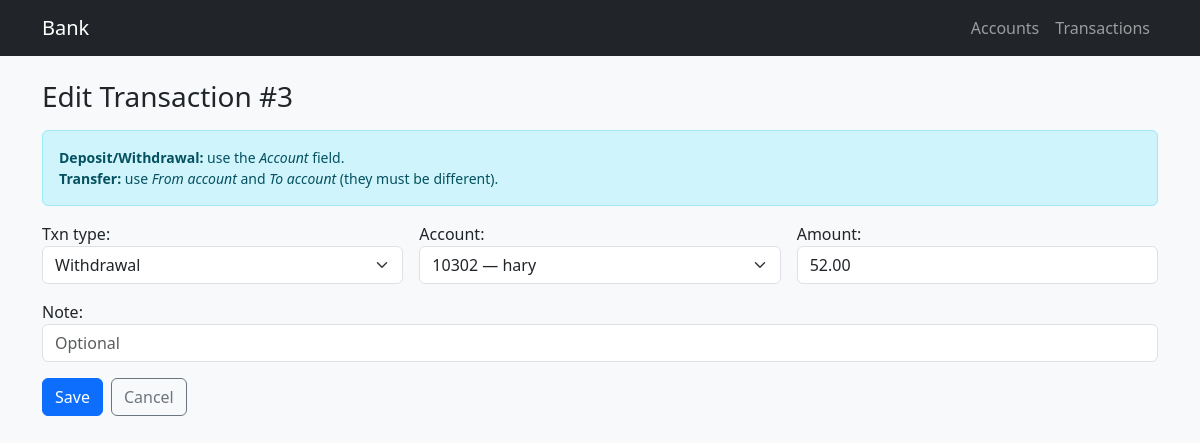
Page /BS/transactions/3/edit/ on the committed database.
### BankSystem/models.py (models this page shows, shortened)
class Transaction(models.Model):
    TXN_TYPES = [
        ("DEPOSIT", "Deposit"),
        ("WITHDRAWAL", "Withdrawal"),
        ("TRANSFER", "Transfer"),
    ]
    txn_type = models.CharField(max_length=10, choices=TXN_TYPES)
    account = models.ForeignKey(Account, on_delete=models.PROTECT, related_name="transactions", null=True, blank=True)
    from_account = models.ForeignKey(Account, on_delete=models.PROTECT, related_name="outgoing_transfers", null=True, blank=True)
    to_account = models.ForeignKey(Account, on_delete=models.PROTECT, related_name="incoming_transfers", null=True, blank=True)
    amount = models.DecimalField(max_digits=14, decimal_places=2)
    note = models.CharField(max_length=255, blank=True)
    created_at = models.DateTimeField(default=timezone.now)
    updated_at = models.DateTimeField(auto_now=True)
    class Meta:
        ordering = ["-created_at"]

### BankSystem/views.py (the view)
# urls.py: path("transactions/<int:pk>/edit/", views.transaction_update, name="transaction_update"),
@dbtxn.atomic
def transaction_update(request, pk):
    txn = get_object_or_404(Transaction, pk=pk)
    if request.method == "POST":
        old = Transaction.objects.get(pk=pk)
        form = TransactionForm(request.POST, instance=txn)
        if form.is_valid():
            _apply_effect(old, -1)
            txn = form.save()
            _apply_effect(txn, +1)
            return redirect("banksystem:transaction_list")
    else:
        form = TransactionForm(instance=txn)
    return render(request, "BankSystem/transaction_form.html", {
        "form": form, "title": f"Edit Transaction #{txn.pk}"
    })

### BankSystem/forms.py (shortened to what this page needs)
class TransactionForm(forms.ModelForm):
    class Meta:
        model = Transaction
        fields = ["txn_type", "account", "from_account", "to_account", "amount", "note"]
        widgets = {
            "txn_type": forms.Select(attrs={"class": "form-select", "hx-target": "this"}),
            "account": forms.Select(attrs={"class": "form-select"}),
            "from_account": forms.Select(attrs={"class": "form-select"}),
            "to_account": forms.Select(attrs={"class": "form-select"}),
            "amount": forms.NumberInput(attrs={"class": "form-control", "step": "0.01", "min": 0}),
            "note": forms.TextInput(attrs={"class": "form-control", "placeholder": "Optional"}),
        }

### BankSystem/models.py (called while the page is built)
    def __str__(self):
        return f"{self.account_number} — {self.holder_name}"

### templates/BankSystem/transaction_form.html (shortened to what this page needs)
{% extends "BankSystem/_base.html" %}
{% block content %}
<h3 class="mb-3">{{ title }}</h3>
<div class="alert alert-info small">
  <div><strong>Deposit/Withdrawal:</strong> use the <em>Account</em> field.</div>
  <div><strong>Transfer:</strong> use <em>From account</em> and <em>To account</em> (they must be different).</div>
</div>
<form method="post" novalidate>
  <div class="row g-3">
    <div class="col-md-4">{{ form.txn_type.label_tag }} {{ form.txn_type }}</div>
    <div class="col-md-4">{{ form.account.label_tag }} {{ form.account }}</div>
    <div class="col-md-4">{{ form.amount.label_tag }} {{ form.amount }}</div>
    <div class="col-12">{{ form.note.label_tag }} {{ form.note }}</div>
  </div>
  <div class="mt-3 d-flex gap-2">
    <button class="btn btn-primary">Save</button>
    <a class="btn btn-outline-secondary" href="{% url 'banksystem:transaction_list' %}">Cancel</a>
  </div>
</form>
{% endblock %}

### rows in the picture
Transaction: txn_type "Withdrawal", account "10302 — hary", amount "52.00"

### other values in the picture
{{ title }} "Edit Transaction #3"
